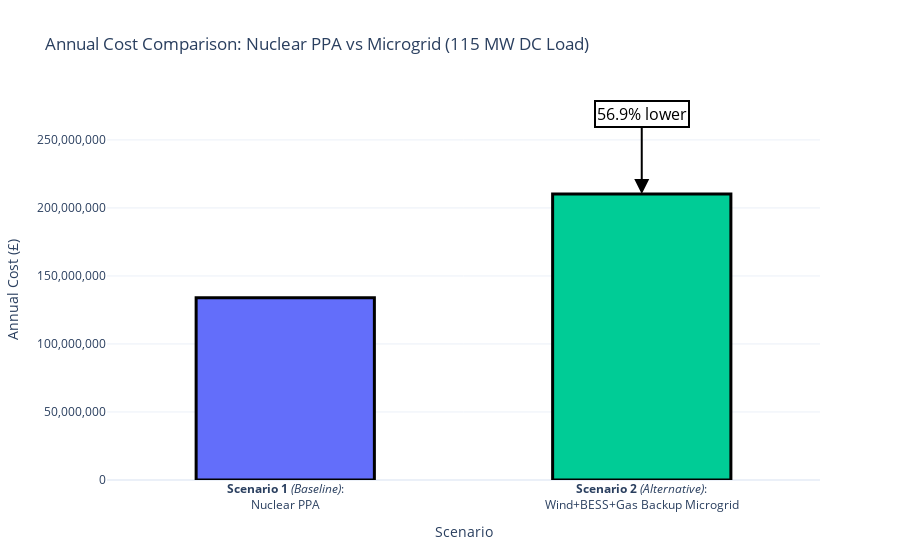

The code cell stored with this chart in its notebook:
### Code cell
import plotly.graph_objects as go

# Select the 100 MW scenario
load = 115
microgrid_cost = cost_microgrid[load]
nuclear_cost = cost_nuclear[load]
cost_diff_pct = cost_difference_percentages[load]

# Bar chart data
scenarios = ["<b>Scenario 1</b> <i>(Baseline)</i>:<br>Nuclear PPA", "<b>Scenario 2</b> <i>(Alternative)</i>:<br>Wind+BESS+Gas Backup Microgrid"]
costs = [nuclear_cost, microgrid_cost]
colors = ["#636EFA", "#00CC96"]

fig = go.Figure()

# Add bars with black outlines
for i, (scenario, cost, color) in enumerate(zip(scenarios, costs, colors)):
    fig.add_trace(
        go.Bar(
            x=[scenario],
            y=[cost],
            marker=dict(color=color, line=dict(color="black", width=3)),
            name=scenario,
            showlegend=False,
            width=0.5,
        )
    )

# Add downward arrow and annotation if microgrid is cheaper
fig.add_annotation(
    x=scenarios[1],
    y=microgrid_cost,
    text=f"{abs(cost_diff_pct):.1f}% lower",
    showarrow=True,
    arrowhead=2,
    arrowsize=1.5,
    arrowwidth=2,
    arrowcolor="black",
    ax=0,
    ay=-80,  # Negative value moves annotation above the bar
    font=dict(color="black", size=16),
    bgcolor="white",
    bordercolor="black",
    borderwidth=2,
)

fig.update_layout(
    title=f"Annual Cost Comparison: Nuclear PPA vs Microgrid ({load} MW DC Load)",
    yaxis_title="Annual Cost (£)",
    xaxis_title="Scenario",
    template="plotly_white",
    bargap=0.5,
    yaxis=dict(tickformat=","),
)

fig.show()

### Figure 1 — Plotly figure (JSON) as saved in the notebook; plotly's stock layout.template omitted (floating-point values rounded to 4 significant figures)
{"data": [{"marker": {"color": "#636EFA", "line": {"color": "black", "width": 3}}, "name": "<b>Scenario 1</b> <i>(Baseline)</i>:<br>Nuclear PPA", "showlegend": false, "type": "bar", "width": 0.5, "x": ["<b>Scenario 1</b> <i>(Baseline)</i>:<br>Nuclear PPA"], "y": [133984200]}, {"marker": {"color": "#00CC96", "line": {"color": "black", "width": 3}}, "name": "<b>Scenario 2</b> <i>(Alternative)</i>:<br>Wind+BESS+Gas Backup Microgrid", "showlegend": false, "type": "bar", "width": 0.5, "x": ["<b>Scenario 2</b> <i>(Alternative)</i>:<br>Wind+BESS+Gas Backup Microgrid"], "y": [210200000.0]}], "layout": {"annotations": [{"arrowcolor": "black", "arrowhead": 2, "arrowsize": 1.5, "arrowwidth": 2, "ax": 0, "ay": -80, "bgcolor": "white", "bordercolor": "black", "borderwidth": 2, "font": {"color": "black", "size": 16}, "showarrow": true, "text": "56.9% lower", "x": "<b>Scenario 2</b> <i>(Alternative)</i>:<br>Wind+BESS+Gas Backup Microgrid", "y": 210200000.0}], "bargap": 0.5, "title": {"text": "Annual Cost Comparison: Nuclear PPA vs Microgrid (115 MW DC Load)"}, "xaxis": {"title": {"text": "Scenario"}}, "yaxis": {"tickformat": ",", "title": {"text": "Annual Cost (£)"}}}}
